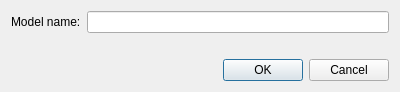
<?xml version="1.0" encoding="UTF-8"?>
<ui version="4.0">
 <class>new_project_dialog</class>
 <widget class="QDialog" name="new_project_dialog">
  <property name="geometry">
   <rect>
    <x>0</x>
    <y>0</y>
    <width>400</width>
    <height>86</height>
   </rect>
  </property>
  <property name="windowTitle">
   <string>New model</string>
  </property>
  <layout class="QGridLayout" name="gridLayout">
   <item row="0" column="0">
    <widget class="QLabel" name="lbl_project_name">
     <property name="text">
      <string>Model name:</string>
     </property>
    </widget>
   </item>
   <item row="0" column="1">
    <widget class="QLineEdit" name="edit_model_name"/>
   </item>
   <item row="1" column="1">
    <widget class="QLabel" name="lblInfo">
     <property name="baseSize">
      <size>
       <width>10</width>
       <height>0</height>
      </size>
     </property>
     <property name="palette">
      <palette>
       <active>
        <colorrole role="WindowText">
         <brush brushstyle="SolidPattern">
          <color alpha="255">
           <red>255</red>
           <green>0</green>
           <blue>0</blue>
          </color>
         </brush>
        </colorrole>
       </active>
       <inactive>
        <colorrole role="WindowText">
         <brush brushstyle="SolidPattern">
          <color alpha="255">
           <red>255</red>
           <green>0</green>
           <blue>0</blue>
          </color>
         </brush>
        </colorrole>
       </inactive>
       <disabled>
        <colorrole role="WindowText">
         <brush brushstyle="SolidPattern">
          <color alpha="255">
           <red>120</red>
           <green>120</green>
           <blue>120</blue>
          </color>
         </brush>
        </colorrole>
       </disabled>
      </palette>
     </property>
     <property name="text">
      <string/>
     </property>
    </widget>
   </item>
   <item row="2" column="1">
    <widget class="QDialogButtonBox" name="buttonBox">
     <property name="orientation">
      <enum>Qt::Horizontal</enum>
     </property>
     <property name="standardButtons">
      <set>QDialogButtonBox::Cancel|QDialogButtonBox::Ok</set>
     </property>
    </widget>
   </item>
  </layout>
 </widget>
 <tabstops>
  <tabstop>edit_model_name</tabstop>
 </tabstops>
 <resources/>
 <connections>
  <connection>
   <sender>buttonBox</sender>
   <signal>accepted()</signal>
   <receiver>new_project_dialog</receiver>
   <slot>accept()</slot>
   <hints>
    <hint type="sourcelabel">
     <x>248</x>
     <y>254</y>
    </hint>
    <hint type="destinationlabel">
     <x>157</x>
     <y>274</y>
    </hint>
   </hints>
  </connection>
  <connection>
   <sender>buttonBox</sender>
   <signal>rejected()</signal>
   <receiver>new_project_dialog</receiver>
   <slot>reject()</slot>
   <hints>
    <hint type="sourcelabel">
     <x>316</x>
     <y>260</y>
    </hint>
    <hint type="destinationlabel">
     <x>286</x>
     <y>274</y>
    </hint>
   </hints>
  </connection>
 </connections>
</ui>
